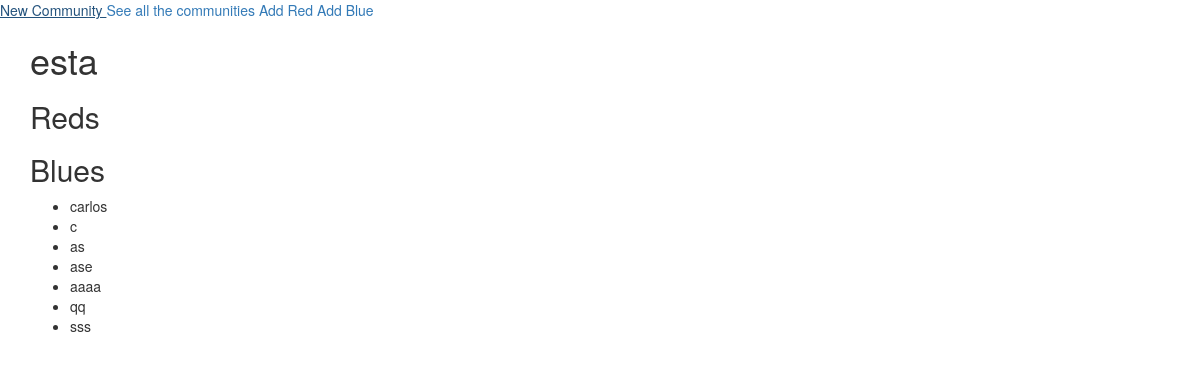
The page /commit/5/ on the database its author committed.
### match/models.py (models this page shows, shortened)
class Community(models.Model):
    name = models.CharField(max_length=20, unique = True)
    number_couples = models.IntegerField()

class Blue(models.Model):
    name = models.CharField(max_length=50)
    community = models.ForeignKey('Community', on_delete=models.CASCADE)
    pairing = models.ForeignKey('Pairing', on_delete=models.CASCADE, null=True)
    class Meta:
        unique_together = (("community", "name"),)
    def __str__(self):
        return self.name

### match/views.py (the view)
# urls.py: path('commit/<int:pk>/', views.community_details, name='community_details'),
def community_details(request, pk):
    community = get_object_or_404(Community, pk=pk)
    reds = Red.objects.filter(community = community)
    blues = Blue.objects.filter(community = community)
    return render(request, 'match/community_detail.html', {'community': community, 'reds': reds, 'blues': blues})

### match/templates/match/community_detail.html (shortened to what this page needs)
{% extends 'match/base.html' %}
{% block content %}
  <h1> {{community.name }}</h1>
<h2> Reds </h2>
<h2> Blues </h2>
  <ul>
  {% for blue in blues %}
  <li>{{blue}}</li>
  {% endfor %}
</ul>
{% endblock %}

### rows shown on the page
Community: name "esta"
Blue: name "carlos"
Blue: name "c"
Blue: name "as"
Blue: name "ase"
Blue: name "aaaa"
Blue: name "qq"
Blue: name "sss"
